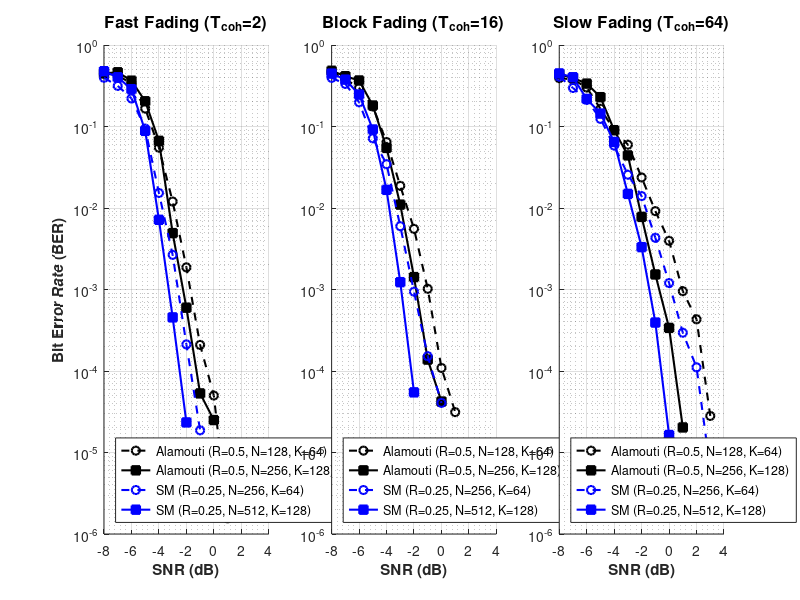

MATLAB code to generate this figure: (Note: this script raises an error after producing the figure.)
function plot_mimo_subplots()
    % 清除环境
    clear; clc; close all;

    % =====================================================================
    % 1. 数据录入
    % =====================================================================
    snr_axis = -8:1:4;
    
    % --- T_coh = 2 (Fast Fading) ---
    data.T2.Ala_K64  = [4.47e-01, 4.30e-01, 3.31e-01, 1.66e-01, 5.50e-02, 1.20e-02, 1.87e-03, 2.09e-04, 5.00e-05, 1.56e-06, 0, 0, 0];
    data.T2.SM_K64   = [3.96e-01, 3.15e-01, 2.21e-01, 9.43e-02, 1.53e-02, 2.66e-03, 2.12e-04, 1.87e-05, 0, 0, 0, 0, 0];
    data.T2.Ala_K128 = [4.48e-01, 4.63e-01, 3.65e-01, 2.04e-01, 6.67e-02, 4.92e-03, 5.98e-04, 5.31e-05, 2.50e-05, 0, 0, 0, 0];
    data.T2.SM_K128  = [4.77e-01, 4.02e-01, 2.87e-01, 8.84e-02, 7.16e-03, 4.55e-04, 2.34e-05, 0, 0, 0, 0, 0, 0];

    % --- T_coh = 16 (Block Fading) ---
    data.T16.Ala_K64  = [4.66e-01, 3.82e-01, 2.97e-01, 1.76e-01, 6.45e-02, 1.87e-02, 5.55e-03, 1.02e-03, 1.09e-04, 3.13e-05, 0, 0, 0];
    data.T16.SM_K64   = [3.95e-01, 3.33e-01, 1.98e-01, 7.16e-02, 3.45e-02, 5.98e-03, 9.41e-04, 1.52e-04, 4.06e-05, 0, 0, 0, 0];
    data.T16.Ala_K128 = [4.83e-01, 4.14e-01, 3.67e-01, 1.81e-01, 5.46e-02, 1.10e-02, 1.42e-03, 1.38e-04, 4.22e-05, 0, 0, 0, 0];
    data.T16.SM_K128  = [4.46e-01, 3.76e-01, 2.47e-01, 9.19e-02, 1.67e-02, 1.23e-03, 5.47e-05, 0, 0, 0, 0, 0, 0];

    % --- T_coh = 64 (Slow Fading) ---
    data.T64.Ala_K64  = [3.92e-01, 3.78e-01, 3.01e-01, 1.65e-01, 9.04e-02, 5.98e-02, 2.37e-02, 9.16e-03, 3.96e-03, 9.53e-04, 4.31e-04, 2.81e-05, 0];
    data.T64.SM_K64   = [4.09e-01, 2.97e-01, 2.12e-01, 1.24e-01, 5.83e-02, 2.56e-02, 1.40e-02, 4.31e-03, 1.20e-03, 2.95e-04, 1.11e-04, 6.25e-06, 0];
    data.T64.Ala_K128 = [4.37e-01, 3.94e-01, 3.36e-01, 2.29e-01, 9.01e-02, 4.42e-02, 7.78e-03, 1.53e-03, 3.38e-04, 2.03e-05, 0, 0, 0];
    data.T64.SM_K128  = [4.48e-01, 4.02e-01, 2.18e-01, 1.44e-01, 6.46e-02, 1.49e-02, 3.31e-03, 3.93e-04, 1.64e-05, 0, 0, 0, 0];

    % =====================================================================
    % 2. 绘图设置
    % =====================================================================
    figure('Position', [50, 100, 1400, 500], 'Color', 'w');
    
    % 定义场景列表方便循环
    scenarios = {data.T2, data.T16, data.T64};
    titles = {'Fast Fading (T_{coh}=2)', 'Block Fading (T_{coh}=16)', 'Slow Fading (T_{coh}=64)'};
    
    for i = 1:3
        subplot(1, 3, i);
        hold on;
        
        curr_data = scenarios{i};
        
        % 数据清洗 (0 -> NaN)
        y1 = clean(curr_data.Ala_K64);
        y2 = clean(curr_data.Ala_K128);
        y3 = clean(curr_data.SM_K64);
        y4 = clean(curr_data.SM_K128);
        
        % --- 绘制曲线 ---
        
        % 1. Alamouti K=64 (R=0.5 -> N=128)
        % 样式：黑色虚线 + 圆圈
        p1 = plot(snr_axis, y1, '--ko', 'LineWidth', 1.5, 'MarkerSize', 6);
        
        % 2. Alamouti K=128 (R=0.5 -> N=256)
        % 样式：黑色实线 + 方块
        p2 = plot(snr_axis, y2, '-ks', 'LineWidth', 1.5, 'MarkerSize', 6, 'MarkerFaceColor', 'k');
        
        % 3. SM K=64 (R=0.25 -> N=256)
        % 样式：蓝色虚线 + 圆圈
        p3 = plot(snr_axis, y3, '--bo', 'LineWidth', 1.5, 'MarkerSize', 6);
        
        % 4. SM K=128 (R=0.25 -> N=512)
        % 样式：蓝色实线 + 方块
        p4 = plot(snr_axis, y4, '-bs', 'LineWidth', 1.5, 'MarkerSize', 6, 'MarkerFaceColor', 'b');
        
        % --- 装饰 ---
        grid on; grid minor;
        xlabel('SNR (dB)', 'FontSize', 11, 'FontWeight', 'bold');
        if i == 1
            ylabel('Bit Error Rate (BER)', 'FontSize', 11, 'FontWeight', 'bold');
        end
        title(titles{i}, 'FontSize', 12);
        
        % 强制 Log 坐标
        set(gca, 'YScale', 'log');
        ylim([1e-6, 1]);
        xlim([-8, 4]);
        
        % 图例 (Legend)
        legend([p1, p2, p3, p4], ...
               'Alamouti (R=0.5, N=128, K=64)', ...
               'Alamouti (R=0.5, N=256, K=128)', ...
               'SM (R=0.25, N=256, K=64)', ...
               'SM (R=0.25, N=512, K=128)', ...
               'Location', 'SouthWest', 'FontSize', 9);
    end
    
    % 添加总标题
    sgtitle('MIMO Polar Codes Performance: Alamouti vs. Spatial Multiplexing (SM)', 'FontSize', 14, 'FontWeight', 'bold');
end

function y = clean(x)
    y = x;
    y(y==0) = NaN;
end